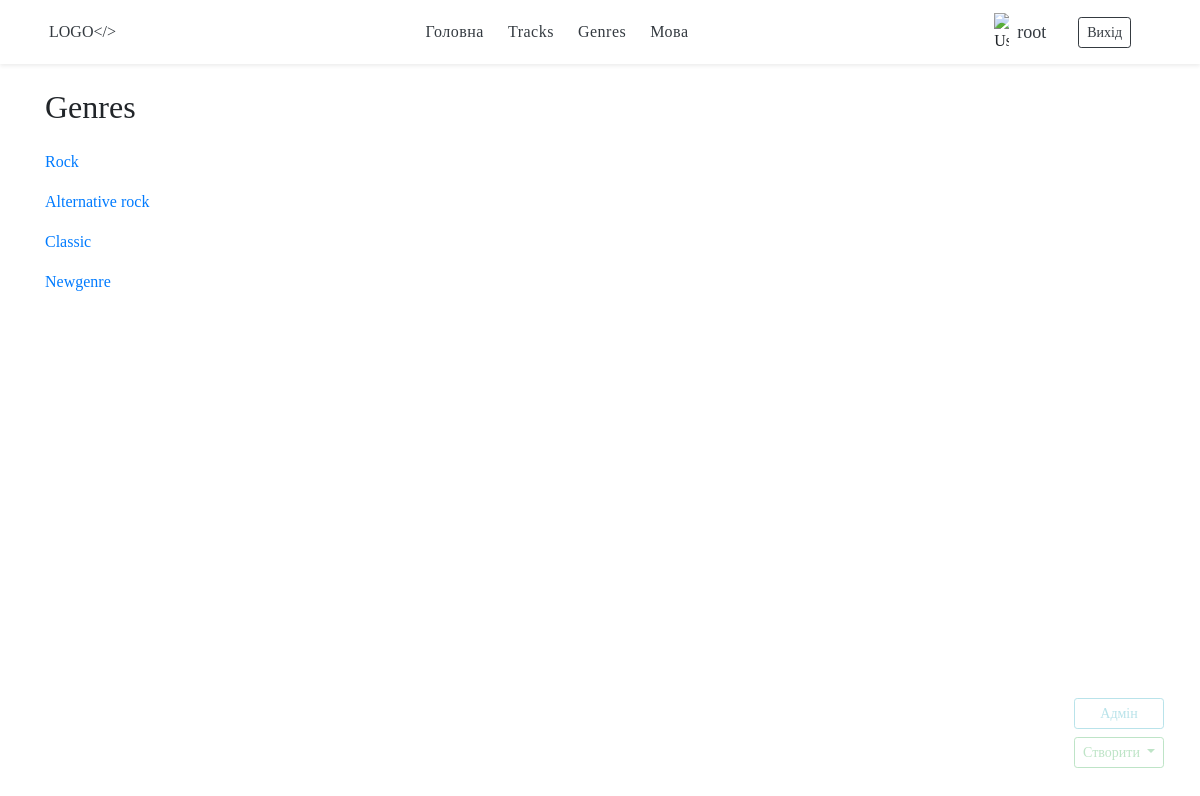
/uk/tracks/genres/ (signed in), run on the app's committed database.
### tracks/models.py (models this page shows, shortened)
class Genre(models.Model):
    title = models.CharField(max_length=30, unique=True)
    slug = models.SlugField()
    def get_absolute_url(self):
        return reverse('genre_detail_url', kwargs={'slug': self.slug})
    class Meta:
        verbose_name_plural = "Genres"

### tracks/views.py (the view)
# urls.py: path('genres/', genres_list, name='genres_list_url'),
def genres_list(request):
    genres = Genre.objects.all()
    return render(request, 'tracks/genres_list.html',
                  context={'genres': genres,
                           'manage_panel': True,
                           'manage_panel_UD': False})

### tracks/templates/tracks/genres_list.html (shortened to what this page needs)
{% extends 'tracks/base_service.html' %}
{% load i18n %}
{% block content %}
    <div class="post-list container my-3">
        <h2 class="page-name py-2 my-3 w-75">Genres</h2>
        {% for genre in genres %}
            <div class="mb-3 ">
                <p><a href="{{ genre.get_absolute_url }}">{{ genre.title }}</a></p>
            </div>
        {% endfor %}
    </div>
{% endblock %}

### templates/base.html (shortened to what this page needs)
{% load static %}
{% load auth_extras %}
{% load i18n %}
<!doctype html>
<html lang="en">
<head>
    {% load static %}
    <link rel="stylesheet" href="{% static '/css/style.css' %}">
    <link rel="stylesheet" href="https://stackpath.bootstrapcdn.com/bootstrap/4.3.1/css/bootstrap.min.css"
>
</head>
<body>
<nav class="bg-white shadow-sm sticky-top p-1">
    <div class="container mx-auto d-flex justify-content-between align-items-center">
        <a class="menu-logo text-decoration-none text-dark text-uppercase p-1 "
           href="{% url 'tracks_list_url' %}">Logo&lt;/&gt;</a>
        <div class="main-menu d-flex justify-content-around p-1 mx-auto">
            <a class="text-decoration-none text-dark" href="{% url 'top_list_url' %}">{% trans 'Home' %}</a>
            <a class="text-decoration-none text-dark" href="{% url 'tracks_list_url' %}">{% trans 'Tracks' %}</a>
            <a class="text-decoration-none text-dark" href="{% url 'genres_list_url' %}">{% trans 'Genres' %}</a>
            <a class="dropdown-select text-dark text-decoration-none text-capitalize" data-toggle="dropdown"
               aria-haspopup="true"
               aria-expanded="false">
                {% trans 'Lang' %}
            </a>
        </div>
        <div class="user-system">
            {% if user.is_authenticated %}
                <div class="d-flex justify-content-between align-items-center">
                    <img src="/media/images/avatar.svg" alt="{% trans 'Username' %}"
                         style="width: 15px; align-self: center; margin-top:1%;">
                    <a href="" class="mx-2 text-dark text-decoration-none"
                       style="font-size: 18px;">{{ user.get_username }}</a>
                    <a href="{% url 'logout' %}" class="btn btn-outline-dark btn-sm mx-4">{% trans 'Logout' %}</a>
                </div>
            {% else %}
                <a href="{% url 'login' %}" class="btn btn-outline-dark btn-sm">{% trans 'Login' %}</a>
                <a href="{% url 'register' %}" class="btn btn-outline-dark btn-sm">{% trans 'Sign up' %}</a>
            {% endif %}
        </div>
    </div>
</nav>
{% block content %}{% endblock %}
{% if user.is_authenticated %}
    <div class="data_manager d-flex flex-column">
        {% block admin-panel %}
        {% endblock %}
    </div>
{% endif %}
</body>
</html>

### static/css/style.css (style rules this page uses)
* { margin: 0; padding: 0; font-family: 'Times New Roman', sans-serif; }
nav { position: relative; z-index: 10; }
nav .main-menu > * { font-weight: 300; letter-spacing: 0.5px; border: 2px solid transparent; padding: 10px; }
.data_manager { position: fixed; bottom: 3vh; right: 3vw; opacity: 0.3; transition: 0.3s all; }

### data on the page
Genre: title "Rock"
Genre: title "Alternative rock"
Genre: title "Classic"
Genre: title "Newgenre"

### other printed values
{{ user.get_username }} "root"
